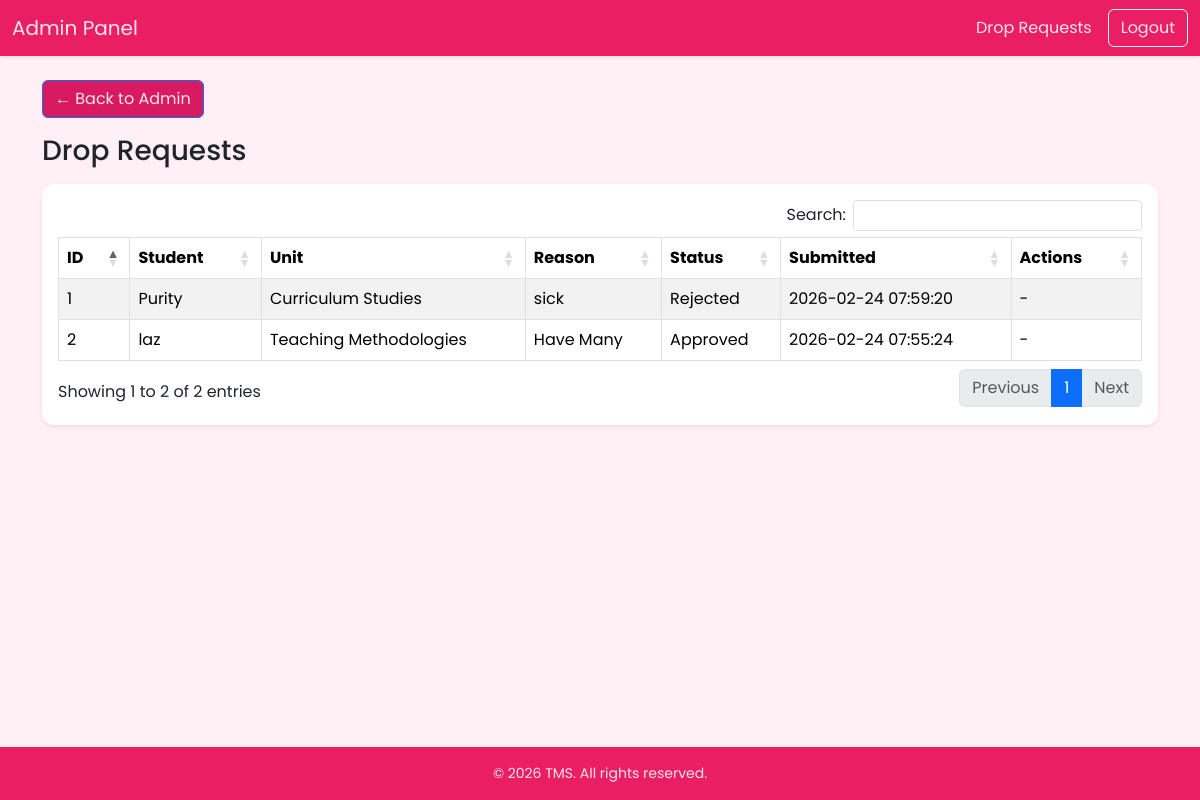
/edit_assign.php (signed in), run on the app's committed database.
### tables this page shows
CREATE TABLE `drop_requests` (
  `id` int(11) NOT NULL,
  `user_id` int(11) NOT NULL,
  `unit_id` int(11) NOT NULL,
  `reason` text NOT NULL,
  `status` enum('pending','approved','rejected') DEFAULT 'pending',
  `created_at` timestamp NOT NULL DEFAULT current_timestamp()
);

CREATE TABLE `users` (
  `id` int(11) NOT NULL,
  `name` varchar(255) NOT NULL,
  `email` varchar(255) NOT NULL,
  `password` varchar(255) NOT NULL,
  `role` enum('admin','lecturer','student') NOT NULL,
  `program` varchar(50) DEFAULT NULL,
  `year` varchar(10) DEFAULT NULL,
  `semester` varchar(10) DEFAULT NULL,
  `created_at` timestamp NOT NULL DEFAULT current_timestamp()
);

CREATE TABLE `units` (
  `id` int(11) NOT NULL,
  `name` varchar(255) NOT NULL,
  `program` varchar(50) DEFAULT NULL,
  `lecturer_id` int(11) DEFAULT NULL,
  `created_at` timestamp NOT NULL DEFAULT current_timestamp(),
  `year` varchar(10) NOT NULL DEFAULT 'Y1',
  `semester` varchar(10) NOT NULL DEFAULT 'SEM1',
  `code` varchar(20) NOT NULL
);

### edit_assign.php (the view, shortened to what this page needs)
<?php
require '../db.php';
$requests = $pdo->query("
    SELECT dr.id,u.name as unit_name, us.name as student_name, dr.reason, dr.status, dr.created_at
    FROM drop_requests dr
    JOIN users us ON dr.user_id=us.id
    JOIN units u ON dr.unit_id=u.id
    ORDER BY dr.created_at DESC
    LIMIT 10
")->fetchAll();
?>
<!DOCTYPE html>
<html lang="en">
<head>
<link href="https://cdn.jsdelivr.net/npm/bootstrap@5.3.2/dist/css/bootstrap.min.css" rel="stylesheet">
<link rel="stylesheet" href="https://cdn.datatables.net/1.13.6/css/dataTables.bootstrap5.min.css">
    <link href="../assets/css/font.css" rel="stylesheet">
</head>
<body>
<nav class="navbar navbar-expand-lg navbar-pink shadow-sm mb-4">
    <div class="container-fluid">
        <a class="navbar-brand" href="dashboard.php">Admin Panel</a>
        <div class="collapse navbar-collapse justify-content-end" id="navbarNav">
            <span class="me-3">Drop Requests</span>
            <a href="../logout.php" class="btn btn-outline-light">Logout</a>
        </div>
    </div>
</nav>
<main class="container">
    <div class="mb-3">
        <a href="../admin/dashboard.php" class="btn btn-outline-primary" style="background-color: #d81b60; color:#ffe4f0">
            ← Back to Admin
        </a>
    </div>
    <h3 class="text-pink mb-3">Drop Requests </h3>
    <div class="card shadow-sm">
        <div class="card-body">
            <table id="dropTable" class="table table-striped table-bordered" style="width:100%">
                <thead style="background-color:#f8bbd0; color:#e91e63;">
                    <tr>
                        <th>ID</th>
                        <th>Student</th>
                        <th>Unit</th>
                        <th>Reason</th>
                        <th>Status</th>
                        <th>Submitted</th>
                        <th>Actions</th>
                    </tr>
                </thead>
                <tbody>
                    <?php
                 $counter = 1;
                    foreach ($requests as $r): ?>
                        <tr>
                         <td><?= $counter++ ?></td>
                            <td><?= htmlspecialchars($r['student_name']) ?></td>
                            <td><?= htmlspecialchars($r['unit_name']) ?></td>
                            <td><?= htmlspecialchars($r['reason']) ?></td>
                            <td><?= ucfirst($r['status']) ?></td>
                            <td><?= $r['created_at'] ?></td>
                            <td>
                                <?php if ($r['status'] == 'pending'): ?>
                                    <a href="?action=approve&id=<?= $r['id'] ?>" class="btn btn-success btn-sm">Approve</a>
                                    <a href="?action=reject&id=<?= $r['id'] ?>" class="btn btn-danger btn-sm">Reject</a>
                                <?php else: ?>-<?php endif; ?>
                            </td>
                        </tr>
                    <?php endforeach; ?>
                </tbody>
            </table>
        </div>
    </div>
</main>
<footer class="text-center py-3 mt-auto">
    © <?= date('Y') ?> TMS. All rights reserved.
</footer>
</body>
</html>

### edit_assign.php (style rules this page uses)
body { background: #fff0f6; min-height: 100vh; display: flex; flex-direction: column; }
main { flex: 1; }
.navbar-pink { background-color: #e91e63 !important; }
.navbar-pink .navbar-brand, .navbar-pink span, .navbar-pink .btn { color: #ffe4f0 !important; }
.card { border-radius: 12px; border: none; box-shadow: 0 4px 8px rgba(0,0,0,0.1); }
footer { background: #e91e63; color: #ffe4f0; font-size: 14px; width: 100%; text-align: center; }

### data on the page
drop_requests: user.name "Purity", unit.name "Curriculum Studies", reason "sick", status "Rejected", created_at "2026-02-24 07:59:20"
drop_requests: user.name "laz", unit.name "Teaching Methodologies", reason "Have Many", status "Approved", created_at "2026-02-24 07:55:24"
